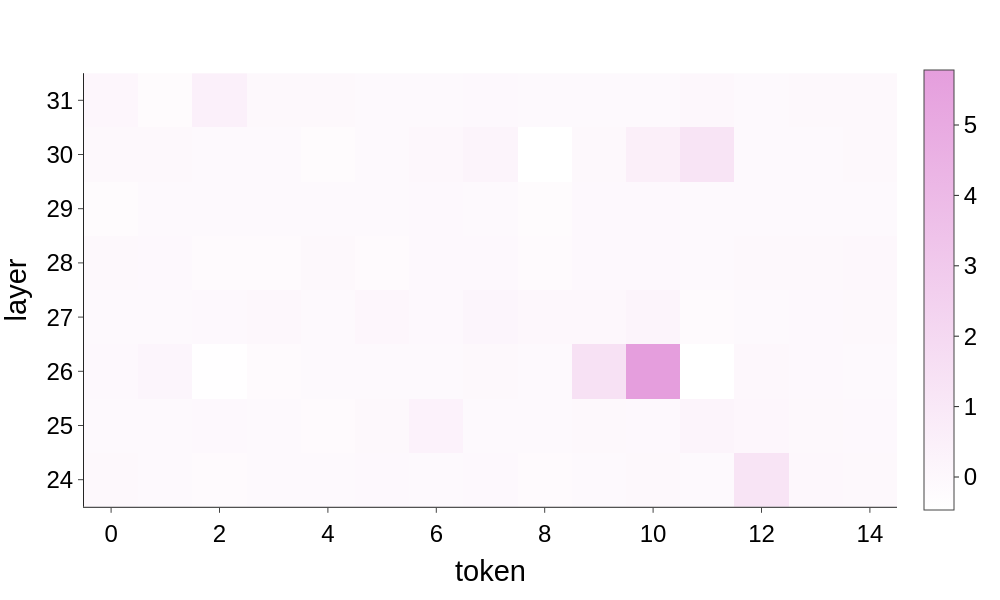

Notebook code cell kept with this figure:
### Code cell
# visualize our results!
fig = px.imshow(
    causal_effects,
    x=list(range(model.config.num_attention_heads)),
    y=list(range(24,32)),
    template='simple_white',
    color_continuous_scale=[[0, '#FFFFFF'], [1, "#E59EDD"]]
)

fig.update_layout(
    xaxis_title='token',
    yaxis_title='layer',
    yaxis=dict(autorange='min'),
    font=dict(
        family="Arial, sans-serif",
        size=24,  # Global font size
        color="black"
    ),
    height=600,
    width=1000
)

fig.show()

### Figure 1 — Plotly figure (JSON) as saved in the notebook; plotly's stock layout.template omitted (floating-point values rounded to 4 significant figures)
{"data": [{"coloraxis": "coloraxis", "hovertemplate": "x: %{x}<br>y: %{y}<br>color: %{z}<extra></extra>", "name": "0", "type": "heatmap", "x": [0, 1, 2, 3, 4, 5, 6, 7, 8, 9, 10, 11, 12, 13, 14], "xaxis": "x", "y": [24, 25, 26, 27, 28, 29, 30, 31], "yaxis": "y", "z": [[0.0, -0.09375, -0.125, -0.09375, -0.09375, -0.03125, -0.09375, -0.03125, -0.125, -0.09375, 0.0, -0.09375, 1.281, 0.03125, 0.0], [-0.09375, -0.09375, -0.03125, -0.09375, -0.1562, 0.0, 0.3438, -0.0625, -0.09375, 0.0, -0.03125, 0.2188, 0.09375, 0.0, -0.03125], [-0.03125, 0.1562, -0.4062, -0.1562, -0.09375, -0.09375, -0.09375, 0.0, -0.09375, 1.469, 5.781, -0.4688, 0.0625, -0.03125, -0.09375], [-0.09375, -0.09375, -0.03125, 0.03125, -0.09375, 0.09375, -0.03125, 0.1562, 0.03125, 0.03125, 0.2188, -0.1562, -0.09375, -0.03125, 0.0], [0.0, -0.03125, -0.1562, -0.1562, 0.0, -0.1562, -0.03125, -0.03125, -0.1562, -0.03125, -0.03125, -0.09375, 0.0, 0.0, 0.0625], [-0.1875, -0.0625, -0.09375, -0.09375, -0.09375, -0.09375, -0.03125, -0.09375, -0.1875, -0.03125, -0.03125, -0.09375, -0.09375, -0.09375, -0.0625], [0.0, 0.0, -0.09375, -0.09375, -0.1875, -0.09375, 0.03125, 0.2188, -0.4688, 0.0, 0.5938, 1.281, -0.09375, -0.0625, 0.0], [0.09375, -0.1875, 0.4688, 0.0, 0.0, -0.0625, -0.09375, -0.03125, -0.09375, -0.0625, -0.09375, 0.0625, -0.0625, 0.0, 0.0]]}], "layout": {"coloraxis": {"colorscale": [[0, "#FFFFFF"], [1, "#E59EDD"]]}, "font": {"color": "black", "family": "Arial, sans-serif", "size": 24}, "height": 600, "margin": {"t": 60}, "width": 1000, "xaxis": {"anchor": "y", "constrain": "domain", "domain": [0.0, 1.0], "scaleanchor": "y", "title": {"text": "token"}}, "yaxis": {"anchor": "x", "autorange": "min", "constrain": "domain", "domain": [0.0, 1.0], "title": {"text": "layer"}}}}
